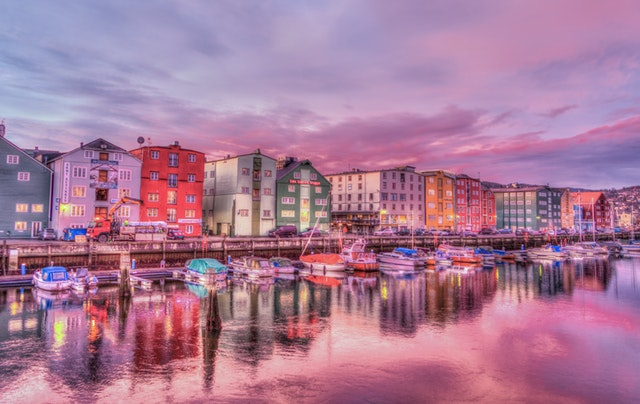
#> input picture colorful.jpeg, 640 x 404 px
$ python kmeans.py
#> lines starting #> are read from the running program, lines starting #| are printed output that depends on the picture
import numpy as np
import matplotlib
from PIL import Image

def kmeans(Input,K,Max_iters):

#> called with Input = array of shape (258560, 3), K = 10, Max_iters = 15
    N,D = np.shape(Input)
#> N = 258560; D = 3

    R = np.random.permutation(N)

    Kvec = Input[R[0:K],:]
#> Kvec = [[126, 125, 120], [191, 133, 174], [102, 63, 82], [67, 32, 36], [188, 161, 196], [156, 123, 176], [93, 38, 70], [41, 18, 26], [189, 173, 202], [229, 164, 172]]

    Distance = np.zeros((N,K))

    for nn in range(0,Max_iters):

        F = np.zeros((N,K))

        for kk in range(0,K):

            Distance[:,kk] = np.sum( np.square(Input - np.tile( Kvec[kk,:], (N,1)),dtype=np.float64),axis=1 )

        Dmin = Distance.argmin(axis=1) % Distance.shape[1]

        for mm in range(0,K):
            if np.size(Dmin[mm==Dmin]) >0:

                Kvec[mm,:] = np.mean(Input[mm==Dmin],axis=0)

        for ii in range(0,N):
            F[ii,Dmin[ii]] = 1

        error = sum(sum((F*Distance)/N))
        print('Error = ' + str(error))
#> after the loop, Kvec = [[186.8, 89.05, 105.3], [200.4, 122.4, 148.8], [130.2, 88.2, 114.7], [89.57, 51.78, 67.95], [179.7, 140.8, 183], [156.3, 111.9, 149], [124.9, 65.49, 81.84], [63.89, 27.89, 38.21], [172.1, 161.9, 200.9], [224.4, 165.3, 177.2]]

    return Kvec,Dmin

#Import Images
Datain = np.asarray(Image.open('colorful.jpeg'),dtype=np.float64)

ReshapedData = np.reshape(Datain, (np.size(Datain,0) * np.size(Datain,1),np.size(Datain,2)))

K = 10
Max_iters = 15

Kvec,Dmin = kmeans(ReshapedData,K,Max_iters)

Dvec = np.zeros((len(Dmin),len(Kvec[0,:])))

for jj in range(0,K):
    Dvec[jj==Dmin,:] = Kvec[jj,:]

imout = np.reshape(np.uint8(Dvec), (np.size(Datain,0),np.size(Datain,1),len(Kvec[0,:])))
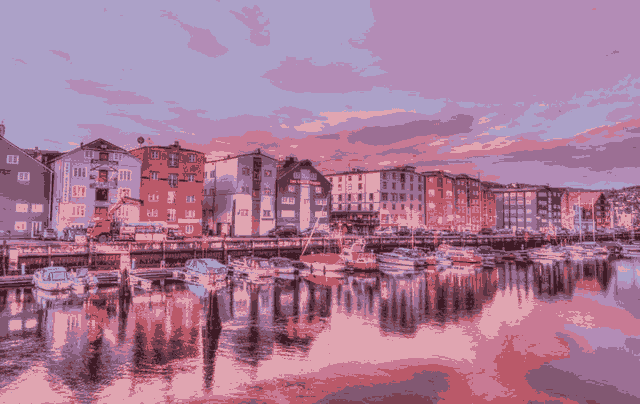
#> imout: shape (404, 640, 3); mean R, G, B 168.5, 121.5, 150.6

im = Image.fromarray(imout,'RGB')

im.show()

im.save('output.jpeg')
